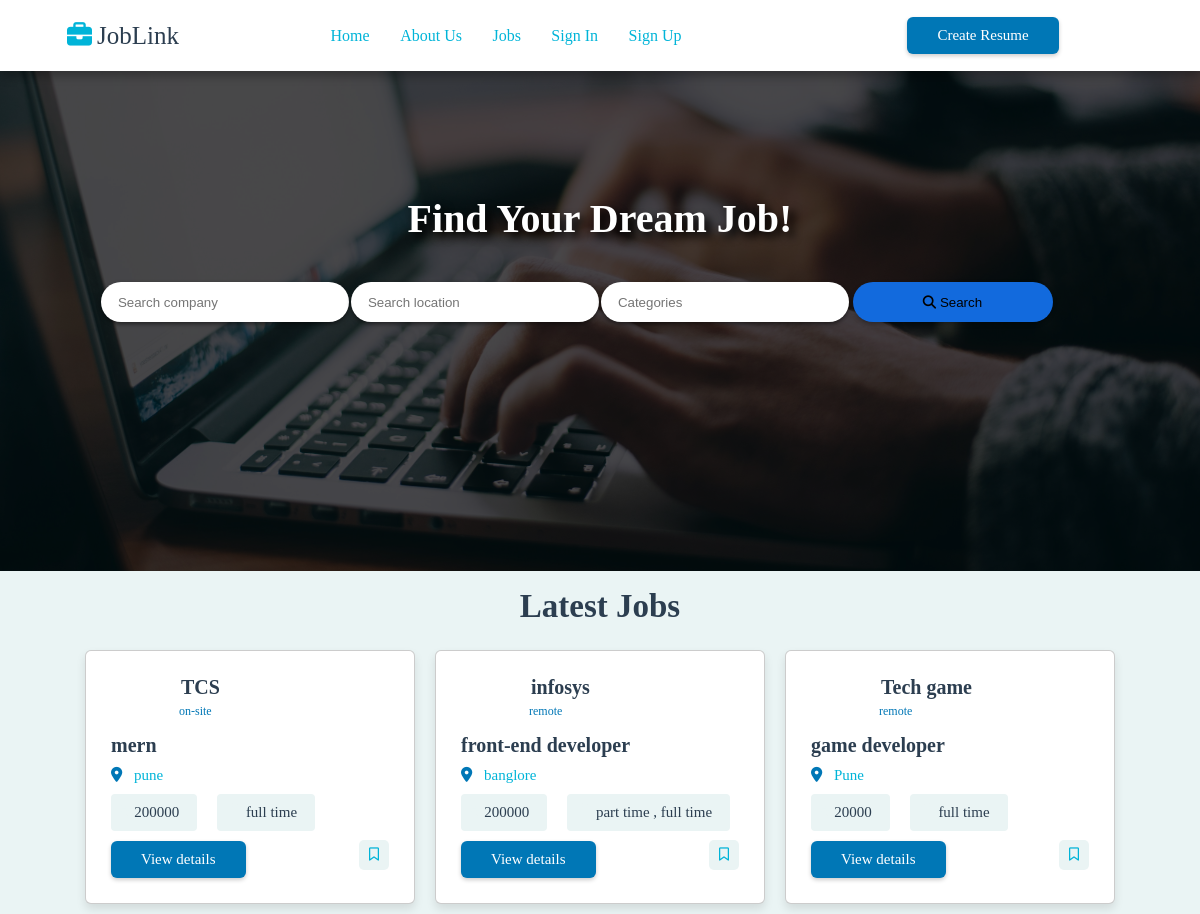
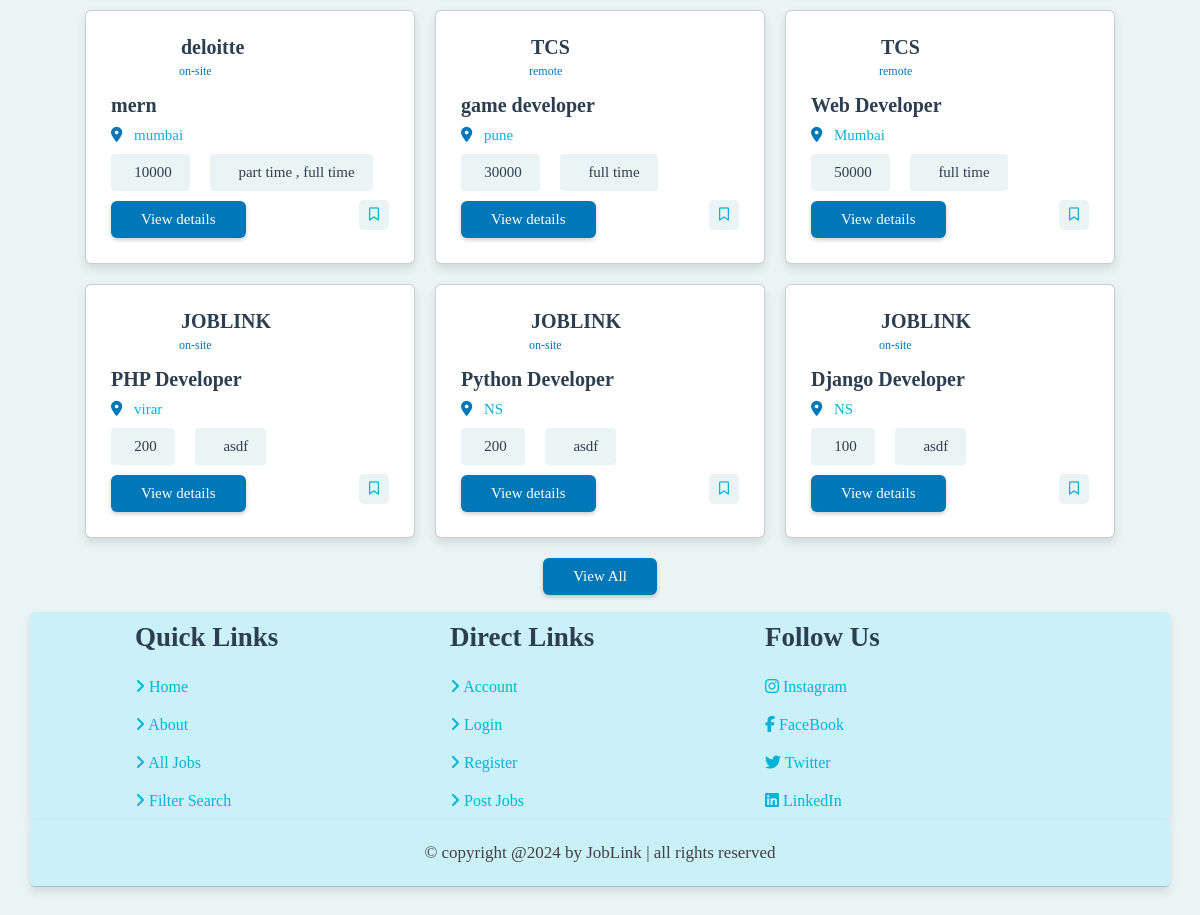
The page / on the database its author committed (2 pictures, top to bottom).
### job/models.py (models this page shows)
class Postjob(models.Model):
    employer = models.ForeignKey(Emp_account, on_delete=models.CASCADE,null=True)
    company_name = models.CharField(max_length=100)
    title = models.CharField(max_length=100)
    work_mode = models.CharField(max_length=50)
    city = models.CharField(max_length=50, null=True, blank=True)
    street_address = models.CharField(max_length=100)
    minimum_salary = models.IntegerField()
    maximum_salary = models.IntegerField()
    rate_period = models.CharField(max_length=20)
    benefits = models.TextField()
    job_type = models.CharField(max_length=50)
    schedule = models.CharField(max_length=50)
    education = models.CharField(max_length=100)
    experience = models.CharField(max_length=100)
    skills = models.TextField()
    description = models.TextField()
    mobile_no = models.IntegerField()
    email = models.EmailField()

### job/views.py (the view)
# urls.py: 2. Add a URL to urlpatterns:  path('', views.home, name='home')
def home(request):
    jobData = Postjob.objects.all().order_by("-id")
    data = {"jobData": jobData}
    return render(request, "index.html", data)

### templates/index.html (shortened to what this page needs)
{% extends "base.html" %}
{% load static %}
{% block content %}
<form action="/jobs" method="get">
    <div class="width-100 banner-section">
        <div class="container">
            <h1 class="banner-heading">Find Your Dream Job!</h1>
            <div class="search-section">
                <input type="text" class="search-textbox" name="company" placeholder="Search company">
            </div>
            <div class="search-section">
                <input type="text" class="search-textbox" name="location" placeholder="Search location">
            </div>
            <div class="search-section">
                <input type="text" class="search-textbox" name="categories" placeholder="Categories">
            </div>
            <div class="search-section">
                <button class="search-btn" type="sumbit"><i class="fa-solid fa-magnifying-glass"></i> Search</button>
            </div>
        </div>
    </div>
</form>
<section class="job-container">
    <h1 class="heading">Latest Jobs</h1>
    <div class="box-container">
        {% for d in jobData|slice:":9"%}
        <div class="box">
            <div class="company">
                <div>
                    <h3>{{d.company_name}}</h3>
                    <span>{{d.work_mode}}</span>
                </div>
            </div>
            <h3 class="jobs-title">{{d.title}}</h3>
            <p class="location"><i class="fa-solid fa-location-dot"></i>
                <span>{{ d.city }}</span>
            </p>
            <div class="tags">
                <p><i class="fa-solid fa-indian-rupee-sign"></i>
                    <span>{{d.minimum_salary}}</span>
                </p>
                <p><i class="fa-solid fa-briefcase"></i>
                    <span>{{d.job_type}}</span>
                </p>
            </div>
            <div class="flex-btn">
                <a href="/view_job?id={{d.id}}" class="btn">View details</a>
                <button type="submit" class="fa-regular fa-bookmark" name="save"></button>
            </div>
        </div>
        {% endfor %}
    </div>
    <div style="text-align: center; margin-top: 1rem;">
        <a href="{% url 'jobs' %}" class="btn">View All</a>
    </div>
</section>
{% endblock %}

### templates/base.html (shortened to what this page needs)
{% load static %}
<!DOCTYPE html>
<html lang="en">
<head>
    <link rel="stylesheet" href="{% static 'style.css' %}">
    <link rel="stylesheet" href="https://cdnjs.cloudflare.com/ajax/libs/font-awesome/6.5.1/css/all.min.css">
</head>
<body>
    <header class="header">
        <section class="flex">
            <a href="{% url 'home' %}" class="logo"><i class="fa-solid fa-briefcase"></i>JobLink</a>
            <nav class="navbar">
                <a href="{% url 'home' %}">Home</a>
                <a href="{% url 'about' %}">About Us</a>
                <a href="{% url 'jobs' %}">Jobs</a>
                {% if not request.user.is_authenticated %}
                <a href="{% url 'signin' %}">Sign In</a>
                <a href="{% url 'signup' %}">Sign Up</a>
                {% endif %}
            </nav>
            <div class="button">
                {% if request.user.is_staff %}
                <a href="{% url 'emp_account' %}" class="btn" style="margin-top: 0;">Post Job</a>
                {% else %}
                <a href="{% url 'resume' %}" class="btn" style="margin-top: 0;">Create Resume</a>
                {% endif %}
            </div>
        </section>
    </header>
    {% block content %}
    {% endblock %}
    <footer class="footer">
        <div class="grid">
            <div class="box">
                <h3>Quick Links</h3>
                <a href="{% url 'home' %}"><i class="fas fa-angle-right"></i> Home</a>
                <a href="{% url 'about' %}"><i class="fas fa-angle-right"></i> About</a>
                <a href="{% url 'jobs' %}"><i class="fas fa-angle-right"></i> All Jobs</a>
                <a href="{% url 'home' %}"><i class="fas fa-angle-right"></i> Filter Search</a>
            </div>
            <div class="box">
                <h3>Direct Links</h3>
                <a href="{% url 'signup' %}"><i class="fas fa-angle-right"></i> Account</a>
                <a href="{% url 'signin' %}"><i class="fas fa-angle-right"></i> Login</a>
                <a href="{% url 'signup' %}"><i class="fas fa-angle-right"></i> Register</a>
                <a href="{% url 'postjob' %}"><i class="fas fa-angle-right"></i> Post Jobs</a>
            </div>
            <div class="box">
                <h3 class="align">Follow Us</h3>
                <a href="#"><i class="fab fa-instagram"></i> Instagram</a>
                <a href="#"><i class="fab fa-facebook-f"></i> FaceBook</a>
                <a href="#"><i class="fab fa-twitter"></i> Twitter</a>
                <a href="#"><i class="fab fa-linkedin"></i> LinkedIn</a>
            </div>
        </div>
        <div class="credit">&copy; copyright @2024 by <span>JobLink</span> | all rights reserved</div>
    </footer>
</body>
</html>

### static/style.css (style rules this page uses)
:root { --main-color: #0077b6; --red: rgb(233, 0, 0); --light-color: #00B4D8; --black: #2c3e50; --light-bg: #eaf4f4; --white: white; --box-shadow: 0 .5rem 1rem rgba(0, 0, 0, .1); --border: .1rem solid rgba(0, 0, 0, .2); }
* { margin: 0; padding: 0; box-sizing: border-box; text-decoration: none; outline: none; border: none; }
html { font-size: 62.5%; overflow-x: hidden; }
body { background-color: var(--light-bg); }
.logo { color: rgb(38, 36, 36); }
section { padding: 1.7rem; margin: 0 auto; max-width: 1100px; }
.button { display: flex; align-items: center; justify-content: space-evenly; width: 300px; }
.btn { margin-top: 1rem; display: inline-block; padding: 1rem 3rem; font-size: 1.5rem; color: var(--white); background-color: var(--main-color); border-radius: .6rem; text-align: center; box-shadow: 0px 2px 4px rgba(0, 0, 0, 0.2); }
.flex-btn { display: flex; align-items: center; justify-content: space-between; column-gap: 1rem; flex-wrap: wrap; }
.header { position: sticky; top: 0; left: 0; right: 0; background-color: var(--white); box-shadow: 0 .5rem 1rem rgba(0, 0, 0, 0.3); }
.header .flex { position: relative; display: flex; align-items: center; justify-content: space-between; }
.header .flex .logo { font-size: 2.5rem; color: var(--black); }
.header .flex .logo i { margin-right: .5rem; color: var(--light-color); }
.header .flex .navbar a { display: inline-block; padding: .7rem 1.4rem; font-size: 1.6rem; color: var(--light-color); border-radius: .7rem; }
.footer .grid { background-color:#caf0f8; box-shadow: var(--box-shadow); border-radius: .5rem; display: grid; grid-template-columns: repeat(auto-fit, 30rem); gap: 1.5rem; justify-content: center; align-items: flex-start; margin:0 3rem 0 3rem; }
.footer .grid .box h3 { font-size: 27px; color: var(--black); margin: 1rem 0; padding-bottom: .5rem; margin-right: 14rem; }
.footer .grid .box .align { padding-right: 45px; }
.footer .grid .box a { display: block; padding: 1rem 0; font-size: 1.6rem; color: var(--light-color); }
.footer .credit { text-align: center; padding: 2.3rem 2rem; border-bottom: var(--border); background-color:#caf0f8; border-radius: .5rem; font-size: 1.7rem; color: rgb(65, 65, 65); margin: 0 3rem 3rem 3rem; box-shadow: var(--box-shadow); }

### rows shown on the page
Postjob: company_name "TCS", work_mode "on-site", title "mern", city "pune", minimum_salary "200000", job_type "full time"
Postjob: company_name "infosys", work_mode "remote", title "front-end developer", city "banglore", minimum_salary "200000", job_type "part time , full time"
Postjob: company_name "Tech game", work_mode "remote", title "game developer", city "Pune", minimum_salary "20000", job_type "full time"
Postjob: company_name "deloitte", work_mode "on-site", title "mern", city "mumbai", minimum_salary "10000", job_type "part time , full time"
Postjob: company_name "TCS", work_mode "remote", title "game developer", city "pune", minimum_salary "30000", job_type "full time"
Postjob: company_name "TCS", work_mode "remote", title "Web Developer", city "Mumbai", minimum_salary "50000", job_type "full time"
Postjob: company_name "JOBLINK", work_mode "on-site", title "PHP Developer", city "virar", minimum_salary "200", job_type "asdf"
Postjob: company_name "JOBLINK", work_mode "on-site", title "Python Developer", city "NS", minimum_salary "200", job_type "asdf"
Postjob: company_name "JOBLINK", work_mode "on-site", title "Django Developer", city "NS", minimum_salary "100", job_type "asdf"
